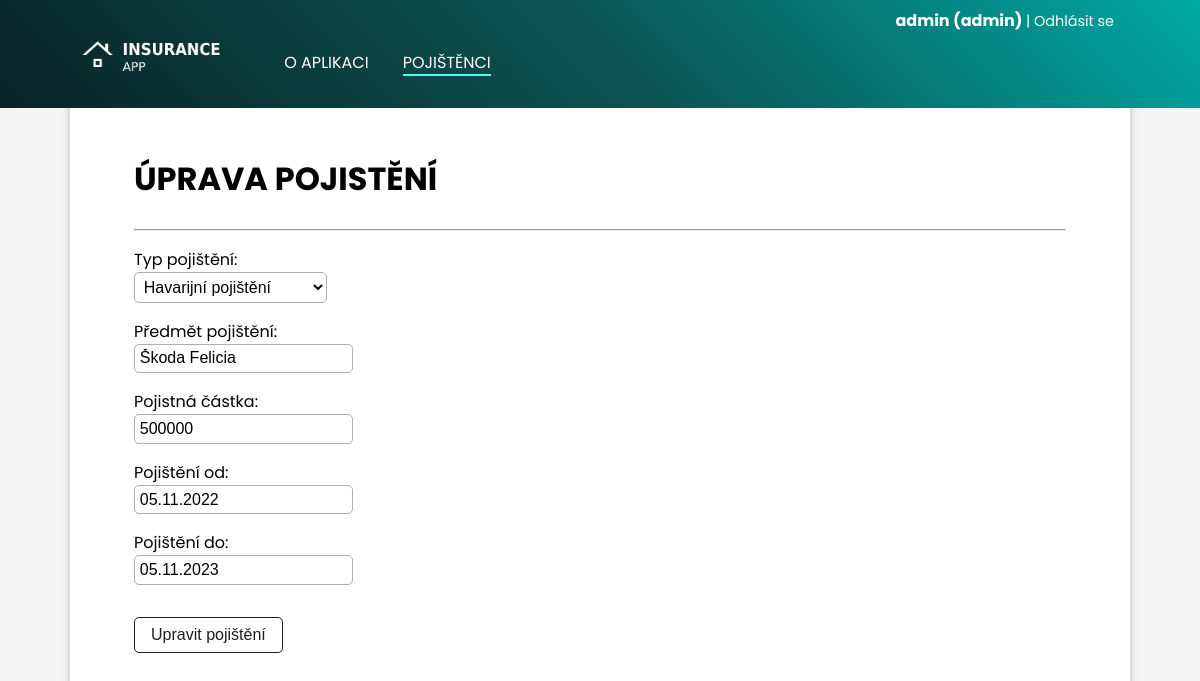
The page /pojistenci/1/pojisteni/1/upravit (signed in) on the database its author committed.
### clients/models.py (models this page shows, shortened)
class Insurance(models.Model):
    TYPES_OF_INSURANCE = [
        ("MAJETEK", "Pojištění majetku"),
        ("HAVARIJNI", "Havarijní pojištění"),
        ("ZIVOTNI", "Životní pojištění"),
        ("URAZOVE", "Úrazové pojištění"),
        ("ODPOVEDNOSTI", "Pojištění odpovědnosti")
    ]
    insurance_type = models.CharField(max_length=30, choices=TYPES_OF_INSURANCE, verbose_name="Typ pojištění")
    subject = models.CharField(max_length=100, verbose_name="Předmět pojištění")
    amount = models.PositiveIntegerField(verbose_name="Pojistná částka")
    date_from = models.DateField(default=date.today, verbose_name="Pojištění od")
    date_to = models.DateField(default=date.today, verbose_name="Pojištění do")
    client = models.ForeignKey(Client, on_delete=models.CASCADE)

### clients/views.py (the view)
# urls.py: path("pojistenci/<int:pk>/pojisteni/<int:id>/upravit", views.edit_insurance, name="edit-insurance"),
@staff_member_required(login_url="/login/")
def edit_insurance(request, pk, id):
    insurance = Insurance.objects.get(id=id)
    form = CreateInsuranceForm(instance=insurance)
    if request.method == "POST":
        form = CreateInsuranceForm(request.POST, instance=insurance)
        if form.is_valid():
            form.save()
            return redirect("clients:insurance-detail", pk=insurance.client_id, id=insurance.id)
    return render(request, "clients/insurance_edit.html", {
        "form": form
    })

### clients/forms.py
class CreateInsuranceForm(forms.ModelForm):
    class Meta:
        model = Insurance
        fields = ["insurance_type", "subject", "amount", "date_from", "date_to"]

### clients/templates/clients/insurance_edit.html (shortened to what this page needs)
{% extends 'clients/layout.html' %}
{% block navigation %}
<li><a  href="{% url 'clients:index' %}">O&nbsp;aplikaci</a></li>
<li><a class="active" href="{% url 'clients:list-all-clients' %}">Pojištěnci</a></li>
{% endblock navigation %}
{% block section %}
<h1>Úprava pojistění</h1><hr>
    <form action="" method="post">
        {{ form.as_p }}
        <input class="custom-btn" type="submit" value="Upravit pojištění">
    </form>
{% endblock section %}

### clients/templates/clients/layout.html (shortened to what this page needs)
{% load static %}
<!DOCTYPE html>
<html lang="cs-cz">
<head>
    <link rel="stylesheet" href="{% static 'clients/styles.css' %}">
</head>
<body>
    <header>
        <div id="login-logout-bar" class="container">
            {% if user.is_authenticated %}
                <p id="username">{{ request.user.username }} {% if user.is_staff %} (admin) {% endif %}</p><a href="{% url 'logout' %}" class="login-logout">| Odhlásit se</a>
            {% else %}
                <a href="{% url 'login' %}" class="login-logout">Přihlásit se </a><a href="{% url 'register' %}" id="register-btn">Registrovat se</a>
            {% endif %}
        </div>
        <div id="header-content" class="container">
            <a href="{% url 'clients:index' %}"><img src="{% static 'clients/app_logo.png' %}" height="50px" alt=""></a>
            <nav>
                <ul>
                    {% block navigation %}{% endblock navigation %}
                </ul>
            </nav>
        </div>
    </header>
    <section class="container">
        {% block section %}
        {% endblock section %}
    </section>
</body>
</html>

### clients/static/clients/styles.css (style rules this page uses)
:root { --main: linear-gradient(45deg, #092327 0%, #0B5351 50%, #00A9A5 100%); --box: linear-gradient(45deg, #092327 0%, #0B5351 100%); }
body { padding: 0; margin: 0; box-sizing: border-box; font-family: Poppins, sans-serif; background: rgb(245, 245, 245); min-height: 100vh; }
h1 { font-size: 2em; }
h1, h2, h3 { text-transform: uppercase; }
a { text-decoration: none; color:black; }
header { min-height: 6em; width: 100vw; background: var(--main); color: white; position: fixed; z-index:1; }
#login-logout-bar { text-align: right; padding: 0.5em 2em 0 0; }
#username { display: inline; font-weight: bold; }
.login-logout { display: inline; text-decoration: none; color: white; font-size: 0.9em; transition: all 0.2s ease; }
#header-content { display: flex; padding: 0 0 0 1em; margin-top: 0; }
#header-content ul, #header-content h1 { padding-top: 0; margin-top: 0; }
nav ul { display: flex; flex-direction: row; }
nav ul li { padding: 1px; margin: 1em; list-style-type: none; text-transform: uppercase; }
nav ul li a { text-decoration: none; color: white; border-bottom: 2px solid transparent; transition: all 0.2s ease; }
.active { border-bottom: 2px solid #4FFFF3; }
section { box-sizing: border-box; background: white; min-height: 90vh; padding: 4em; padding-top: 8em; border-top: 0; border-radius: 0 0 10px 10px; box-shadow: rgba(0, 0, 0, 0.24) 0px 3px 8px; }
.container { max-width: 1060px; margin: 0 auto; }
.custom-btn { font-size: 1em; text-decoration: none; cursor: pointer; color: #1F1E26; background: transparent; border: 1px solid #1F1E26; border-radius: 5px; padding: 0.5em 1em; margin: 1em 0; transition: all 0.2s ease; }
label { display: block; }
input, #id_insurance_type { border: 1px solid rgb(175, 175, 175); border-radius: 5px; font-size: 1em; padding: 0.3em; background: transparent; }

### rows shown on the page
Insurance: insurance_type "Havarijní pojištění", subject "Škoda Felicia", amount "500000", date_from "05.11.2022", date_to "05.11.2023"

### other values the page prints
{{ request.user.username }} "admin"
